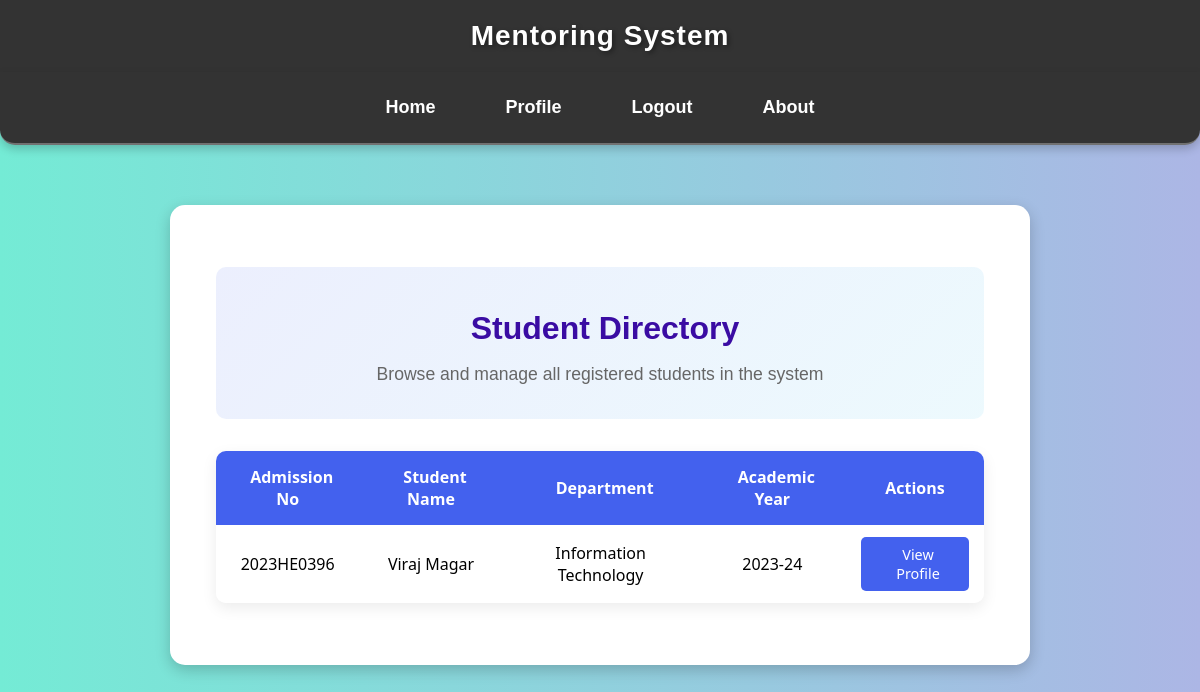
The app's page /dashboard/users/ (signed in) with its own data.
### Student/models.py (models this page shows, shortened)
class Student(models.Model):
    user = models.OneToOneField(User, on_delete=models.CASCADE, related_name="student_profile", null=True, blank=True)
    Name = models.CharField(max_length=100)
    Department = models.CharField(max_length=30, default="null")
    Roll_No = models.CharField(max_length=20, unique=True)
    Birth_Date = models.DateField(default="2000-01-01")
    Email = models.EmailField(unique=True)
    Contact_No = models.CharField(max_length=10, unique=True)
    Admission_No = models.CharField(max_length=20, unique=True)
    Academic_Year = models.CharField(max_length=9, default="2024-25")
    address = models.TextField(blank=True, null=True)
    blood_group = models.CharField(max_length=5, blank=True, null=True)
    hobbies = models.TextField(blank=True, null=True)
    father_name = models.CharField(max_length=100, blank=True, null=True)
    father_occupation = models.CharField(max_length=100, blank=True, null=True)
    father_contact = models.CharField(max_length=15, blank=True, null=True)
    father_email = models.EmailField(blank=True, null=True)
    mother_name = models.CharField(max_length=100, blank=True, null=True)
    mother_occupation = models.CharField(max_length=100, blank=True, null=True)
    mother_contact = models.CharField(max_length=15, blank=True, null=True)
    health_issues = models.TextField(blank=True, null=True)
    SSC_marks = models.DecimalField(max_digits=5, decimal_places=2, blank=True, null=True)
    SSC_year_of_passing = models.PositiveIntegerField(blank=True, null=True)
    SSC_board = models.CharField(max_length=100, blank=True, null=True)
    HSC_marks = models.DecimalField(max_digits=5, decimal_places=2, blank=True, null=True)
    HSC_year_of_passing = models.PositiveIntegerField(blank=True, null=True)
    HSC_board = models.CharField(max_length=100, blank=True, null=True)
    sem1_marks = models.DecimalField(max_digits=5, decimal_places=2, blank=True, null=True)
    sem2_marks = models.DecimalField(max_digits=5, decimal_places=2, blank=True, null=True)
    sem3_marks = models.DecimalField(max_digits=5, decimal_places=2, blank=True, null=True)
    sem4_marks = models.DecimalField(max_digits=5, decimal_places=2, blank=True, null=True)
    sem5_marks = models.DecimalField(max_digits=5, decimal_places=2, blank=True, null=True)
    sem6_marks = models.DecimalField(max_digits=5, decimal_places=2, blank=True, null=True)
    sem7_marks = models.DecimalField(max_digits=5, decimal_places=2, blank=True, null=True)
    sem8_marks = models.DecimalField(max_digits=5, decimal_places=2, blank=True, null=True)

### Student/views.py (the view)
# urls.py: path("dashboard/users/", user_list, name="user_list"),
@user_passes_test(admin_required)
def user_list(request):
    students = Student.objects.filter(user__is_staff=False).order_by("Admission_No")
    return render(request, "admin/user_list.html", {"students": students})

### Student/views.py (called while the page is built)
def admin_required(user):
    return user.is_staff  # Allows only admin users

### Student/templates/admin/user_list.html (shortened to what this page needs)
{% extends "base.html" %}
{% block content %}
<div class="student-list-container">
    <div class="student-list-header">
        <h2> Student Directory</h2>
        <p>Browse and manage all registered students in the system</p>
    </div>
    {% if students %}
    <div class="table-responsive">
        <table class="student-table">
            <thead>
                <tr>
                    <th> Admission No</th>
                    <th> Student Name</th>
                    <th> Department</th>
                    <th> Academic Year</th>
                    <th>Actions</th>
                </tr>
            </thead>
            <tbody>
                {% for student in students %}
                <tr class="{% cycle 'even-row' 'odd-row' %}">
                    <td>{{ student.Admission_No }}</td>
                    <td>{{ student.Name }}</td>
                    <td>{{ student.Department }}</td>
                    <td>{{ student.Academic_Year }}</td>
                    <td>
                        <a href="{% url 'user_detail' student.user.id %}" class="profile-btn">
                             View Profile
                        </a>
                    </td>
                </tr>
                {% endfor %}
            </tbody>
        </table>
    </div>
    {% else %}
    <div class="no-students">
        <i class="fas fa-user-slash"></i>
        <p>No students found in the system</p>
    </div>
    {% endif %}
</div>
{% endblock %}

### Mentoring_System/templates/base.html (style rules this page uses)
body { font-family: Arial, sans-serif; margin: 0; padding: 0; background: linear-gradient(to right, #74ebd5, #acb6e5); text-align: center; }

### Student/templates/admin/user_list.html (style rules this page uses)
:root { --primary: #4361ee; --primary-light: #4cc9f0; --secondary: #3a0ca3; --accent: #f72585; --light: #f8f9fa; --dark: #212529; }
.student-list-container { max-width: 1200px; margin: 2rem auto; padding: 0 1rem; }
.student-list-header { text-align: center; margin-bottom: 2rem; padding: 1rem; border-radius: 10px; background: linear-gradient(135deg, rgba(67, 97, 238, 0.1), rgba(76, 201, 240, 0.1)); }
.student-list-header h2 { color: var(--secondary); font-size: 2rem; margin-bottom: 0.5rem; display: flex; align-items: center; justify-content: center; gap: 10px; }
.student-list-header p { color: #666; font-size: 1.1rem; }
.table-responsive { overflow-x: auto; border-radius: 10px; box-shadow: 0 5px 15px rgba(0,0,0,0.08); }
.student-table { width: 100%; border-collapse: collapse; font-family: 'Segoe UI', Tahoma, Geneva, Verdana, sans-serif; }
.student-table th, .student-table td { text-align: center; vertical-align: middle; }
.student-table th { background-color: var(--primary); color: white; padding: 15px; font-weight: 600; position: sticky; top: 0; }
.student-table td { padding: 12px 15px; border-bottom: 1px solid #eee; }
.student-table tr:last-child td { border-bottom: none; }
.even-row { background-color: white; }
.profile-btn { display: inline-flex; align-items: center; justify-content: center; gap: 6px; padding: 8px 15px; background-color: var(--primary); color: white; text-decoration: none; border-radius: 5px; font-size: 0.9rem; transition: all 0.3s ease; margin: 0 auto; }

### records on screen
Student: Admission_No "2023HE0396", Name "Viraj Magar", Department "Information Technology", Academic_Year "2023-24"
